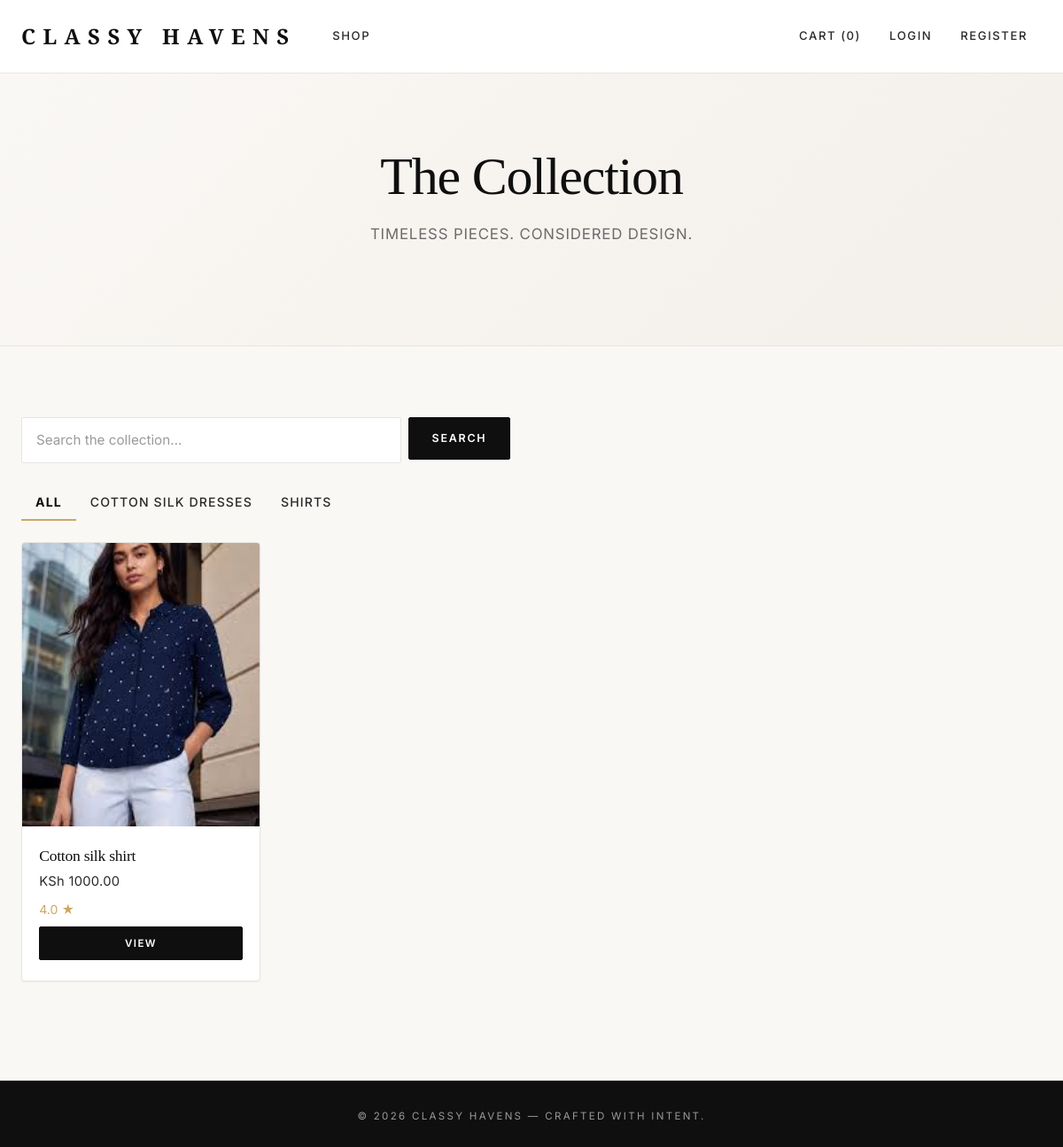
The page / on the database its author committed.
### catalog/models.py (models this page shows, shortened)
class Category(models.Model):
    name = models.CharField(max_length=100, unique=True)
    slug = models.SlugField(max_length=120, unique=True)
    description = models.TextField(blank=True)
    image = models.ImageField(
        upload_to="categories/", blank=True, null=True,
        help_text="Optional cover image shown in the storefront.",
    )
    sort_order = models.IntegerField(
        default=0,
        help_text="Lower numbers appear first.",
    )
    class Meta:
        ordering = ["sort_order", "name"]
        verbose_name_plural = "Categories"

class Product(models.Model):
    category = models.ForeignKey(
        Category, on_delete=models.PROTECT, related_name="products",
    )
    name = models.CharField(max_length=200)
    slug = models.SlugField(max_length=220, unique=True)
    description = models.TextField(blank=True)
    base_price = models.DecimalField(
        max_digits=10, decimal_places=2, validators=[MinValueValidator(0)],
    )
    image = models.ImageField(upload_to="products/", blank=True, null=True)
    is_active = models.BooleanField(default=True)
    created_at = models.DateTimeField(auto_now_add=True)
    updated_at = models.DateTimeField(auto_now=True)
    class Meta:
        ordering = ["-created_at"]
    def average_rating(self):
        reviews = self.reviews.filter(is_approved=True)
        if not reviews.exists():
            return 0
        return round(sum(r.rating for r in reviews) / reviews.count(), 1)

### reviews/models.py (models this page shows, shortened)
class Review(models.Model):
    product = models.ForeignKey(Product, on_delete=models.CASCADE,
                                related_name="reviews")
    user = models.ForeignKey(settings.AUTH_USER_MODEL, on_delete=models.CASCADE)
    rating = models.PositiveSmallIntegerField(
        validators=[MinValueValidator(1), MaxValueValidator(5)]
    )
    title = models.CharField(max_length=150)
    body = models.TextField()
    is_approved = models.BooleanField(default=False)
    created_at = models.DateTimeField(auto_now_add=True)
    class Meta:
        unique_together = ("product", "user")
        ordering = ["-created_at"]

### catalog/views.py (the view)
# urls.py: path("", views.ProductListView.as_view(), name="product_list"),
class ProductListView(ListView):
    model = Product
    template_name = "catalog/product_list.html"
    context_object_name = "products"
    paginate_by = 12
    def get_queryset(self):
        qs = Product.objects.filter(is_active=True).select_related("category")
        category_slug = self.kwargs.get("category_slug")
        q = self.request.GET.get("q")
        if category_slug:
            qs = qs.filter(category__slug=category_slug)
        if q:
            qs = qs.filter(name__icontains=q)
        return qs
    def get_context_data(self, **kwargs):
        ctx = super().get_context_data(**kwargs)
        ctx["categories"] = Category.objects.all()
        ctx["active_category"] = self.kwargs.get("category_slug")
        ctx["search_query"] = self.request.GET.get("q", "")
        return ctx

### cart/cart.py (called while the page is built)
    def __len__(self):
        return sum(item["quantity"] for item in self.cart.values())

    def total_quantity(self):
        return len(self)

### cart/context_processors.py (called while the page is built)
def cart(request):
    return {"cart": Cart(request)}

### config/context_processors.py (called while the page is built)
def currency(request):
    return {
        "CURRENCY_CODE": settings.CURRENCY_CODE,
        "CURRENCY_SYMBOL": settings.CURRENCY_SYMBOL,
    }

### templates/catalog/product_list.html (shortened to what this page needs)
{% extends "base.html" %}
{% block hero %}
<section class="ch-hero">
    <h1>The Collection</h1>
    <p>Timeless pieces. Considered design.</p>
</section>
{% endblock %}
{% block content %}
<form method="get" class="row g-2 mb-4" style="max-width:560px">
    <div class="col">
        <input type="text" name="q" value="{{ search_query }}" class="form-control"
               placeholder="Search the collection…">
    </div>
    <div class="col-auto"><button class="btn btn-dark">Search</button></div>
</form>
<ul class="nav mb-4 flex-wrap">
    <li class="nav-item">
        <a class="nav-link {% if not active_category %}fw-bold{% endif %}"
           href="{% url 'catalog:product_list' %}">All</a>
    </li>
    {% for cat in categories %}
        <li class="nav-item">
            <a class="nav-link {% if active_category == cat.slug %}fw-bold{% endif %}"
               href="{% url 'catalog:category' cat.slug %}">{{ cat.name }}</a>
        </li>
    {% endfor %}
</ul>
<div class="row g-4">
    {% for product in products %}
        <div class="col-6 col-md-4 col-lg-3">
            <div class="product-card card h-100">
                {% if product.image %}
                    <img src="{{ product.image.url }}" alt="{{ product.name }}">
                {% else %}
                    <div class="bg-secondary" style="height:320px"></div>
                {% endif %}
                <div class="card-body d-flex flex-column">
                    <h5 class="card-title">{{ product.name }}</h5>
                    <p class="card-text">{{ CURRENCY_SYMBOL }} {{ product.base_price }}</p>
                    {% if product.average_rating > 0 %}
                        <small class="text-warning mb-2">{{ product.average_rating }} ★</small>
                    {% endif %}
                    <a href="{% url 'catalog:product_detail' product.slug %}" class="btn btn-dark mt-auto">View</a>
                </div>
            </div>
        </div>
    {% empty %}
        <p class="text-muted">No products found.</p>
    {% endfor %}
</div>
{% endblock %}

### static/css/style.css (style rules this page uses)
:root { --ch-black: #0f0f0f; --ch-charcoal: #2a2a2a; --ch-gray: #6b6b6b; --ch-muted: #9a9a9a; --ch-cream: #faf8f5; --ch-cream-alt: #f3efe9; --ch-white: #ffffff; --ch-border: #e8e5e0; --ch-gold: #c9a961; --ch-gold-dark: #a88a4a; --ch-danger: #b83232; --ch-success: #2f7a4d; --font-display: 'Playfair Display', Georgia, 'Times New Roman', serif; --font-body: 'Inter', -apple-system, BlinkMacSystemFont, 'Segoe UI', sans-serif; --shadow-sm: 0 1px 2px rgba(15,15,15,0.05); --shadow-md: 0 8px 24px rgba(15,15,15,0.07); --shadow-lg: 0 20px 48px rgba(15,15,15,0.10); --radius-sm: 2px; --radius: 4px; --radius-lg: 8px; }
* { box-sizing: border-box; }
html { scroll-behavior: smooth; }
body { margin: 0; font-family: var(--font-body); font-weight: 400; color: var(--ch-black); background-color: var(--ch-cream); line-height: 1.65; letter-spacing: 0.005em; -webkit-font-smoothing: antialiased; -moz-osx-font-smoothing: grayscale; }
h1, h2, h3, h4, h5, h6, .display { font-family: var(--font-display); font-weight: 500; letter-spacing: -0.015em; color: var(--ch-black); line-height: 1.2; }
h1 { font-size: clamp(2rem, 3.5vw, 3rem); margin-bottom: 1.25rem; }
a { color: var(--ch-black); text-decoration: none; transition: color .2s ease; }
p { color: var(--ch-charcoal); }
small, .text-muted { color: var(--ch-muted) !important; }
.btn { font-family: var(--font-body); font-size: 0.78rem; font-weight: 600; letter-spacing: 0.14em; text-transform: uppercase; border-radius: var(--radius-sm); padding: 0.85rem 1.6rem; transition: all .25s ease; border-width: 1px; }
.btn-dark { background: var(--ch-black); border-color: var(--ch-black); color: var(--ch-white); }
.product-card { background: var(--ch-white); border: 1px solid var(--ch-border); border-radius: var(--radius); overflow: hidden; transition: transform .3s ease, box-shadow .3s ease; }
.product-card img, .product-card .card-img-top { height: 320px; width: 100%; object-fit: cover; transition: transform .6s ease; }
.product-card .card-body { padding: 1.4rem 1.2rem; }
.product-card .card-title { font-family: var(--font-display); font-size: 1.1rem; font-weight: 500; margin: 0 0 0.35rem; color: var(--ch-black); }
.product-card .card-text { font-size: 0.92rem; color: var(--ch-charcoal); letter-spacing: 0.02em; margin-bottom: 0.5rem; }
.product-card .btn { padding: 0.6rem 1rem; font-size: 0.72rem; width: 100%; letter-spacing: 0.12em; }
.card { background: var(--ch-white); border: 1px solid var(--ch-border); border-radius: var(--radius); box-shadow: var(--shadow-sm); }
.card-body { padding: 1.4rem; }
.form-control, .form-select { font-family: var(--font-body); font-size: 0.95rem; border-radius: var(--radius-sm); border: 1px solid var(--ch-border); background: var(--ch-white); padding: 0.85rem 1rem; color: var(--ch-black); transition: border-color .2s ease, box-shadow .2s ease; }
.form-control::placeholder { color: var(--ch-muted); }
.nav-link { color: var(--ch-charcoal); font-size: 0.88rem; font-weight: 500; letter-spacing: 0.08em; text-transform: uppercase; }
.nav-link.fw-bold { color: var(--ch-black) !important; border-bottom: 2px solid var(--ch-gold); }
.text-warning { color: var(--ch-gold) !important; }
.ch-hero { background: linear-gradient(135deg, var(--ch-cream) 0%, var(--ch-cream-alt) 100%); padding: 5rem 2rem; text-align: center; border-bottom: 1px solid var(--ch-border); margin-bottom: 3rem; }
.ch-hero h1 { font-size: clamp(2.5rem, 5vw, 4rem); letter-spacing: -0.02em; margin-bottom: 1rem; }
.ch-hero p { font-size: 1.05rem; letter-spacing: 0.05em; text-transform: uppercase; color: var(--ch-gray); max-width: 600px; margin: 0 auto 2rem; }

### rows shown on the page
Category: name "COTTON SILK DRESSES"
Category: name "SHIRTS"
Product: image (picture), name "Cotton silk shirt", CURRENCY_SYMBOL "KSh", base_price "1000.00", average_rating "4.0"

### other values the page prints
{{ cart.total_quantity }} "0"
